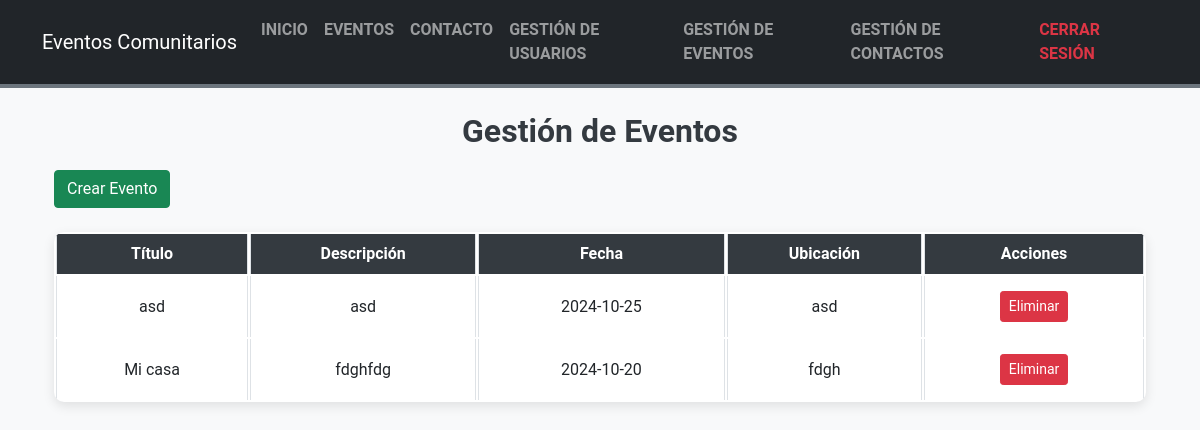
Page /src/views/evento_gestion.php (signed in) on the committed database.
### tables this page shows
CREATE TABLE `eventos` (
  `id` int(11) NOT NULL,
  `titulo` varchar(100) DEFAULT NULL,
  `descripcion` text DEFAULT NULL,
  `fecha` date DEFAULT NULL,
  `ubicacion` varchar(100) DEFAULT NULL,
  `categoria` varchar(50) DEFAULT NULL,
  `cupo` int(11) DEFAULT NULL,
  `admin_id` int(11) DEFAULT NULL
);

### src/views/evento_gestion.php (the view, shortened to what this page needs)
<?php
include '../../includes/header.php';
include '../../config/db_connection.php';
$sql = "SELECT * FROM eventos";
$stmt = $conn->prepare($sql);
$stmt->execute();
$eventos = $stmt->fetchAll();
?>
<div class="container mt-4">
    <h2 class="text-center">Gestión de Eventos</h2>
    <a href="evento_crear.php" class="btn btn-success mb-4">Crear Evento</a>
    <table class="table table-bordered">
        <thead>
            <tr>
                <th>Título</th>
                <th>Descripción</th>
                <th>Fecha</th>
                <th>Ubicación</th>
                <th>Acciones</th>
            </tr>
        </thead>
        <tbody>
            <?php foreach ($eventos as $evento): ?>
                <tr>
                    <td><?php echo htmlspecialchars($evento['titulo']); ?></td>
                    <td><?php echo htmlspecialchars($evento['descripcion']); ?></td>
                    <td><?php echo htmlspecialchars($evento['fecha']); ?></td>
                    <td><?php echo htmlspecialchars($evento['ubicacion']); ?></td>
                    <td>
                        <form method="POST" action="evento_gestion.php" onsubmit="return confirm('¿Estás seguro de que deseas eliminar este evento?');">
                            <button type="submit" class="btn btn-danger btn-sm">Eliminar</button>
                        </form>
                    </td>
                </tr>
            <?php endforeach; ?>
        </tbody>
    </table>
</div>

### assets/css/styles.css (style rules this page uses)
body { background-color: #f8f9fa; font-family: 'Roboto', sans-serif; color: #343a40; margin: 0; padding: 0; }
h1, h2 { color: #343a40; font-weight: 700; text-align: center; margin-bottom: 20px; }
.table { background-color: #ffffff; border-radius: 10px; box-shadow: 0px 4px 12px rgba(0, 0, 0, 0.1); overflow: hidden; border-collapse: separate; }
.table th { background-color: #343a40; color: #ffffff; font-weight: bold; text-align: center; }
.table td { text-align: center; padding: 15px; vertical-align: middle; }

### rows in the picture
eventos: titulo "asd", descripcion "asd", fecha "2024-10-25", ubicacion "asd"
eventos: titulo "Mi casa", descripcion "fdghfdg", fecha "2024-10-20", ubicacion "fdgh"
